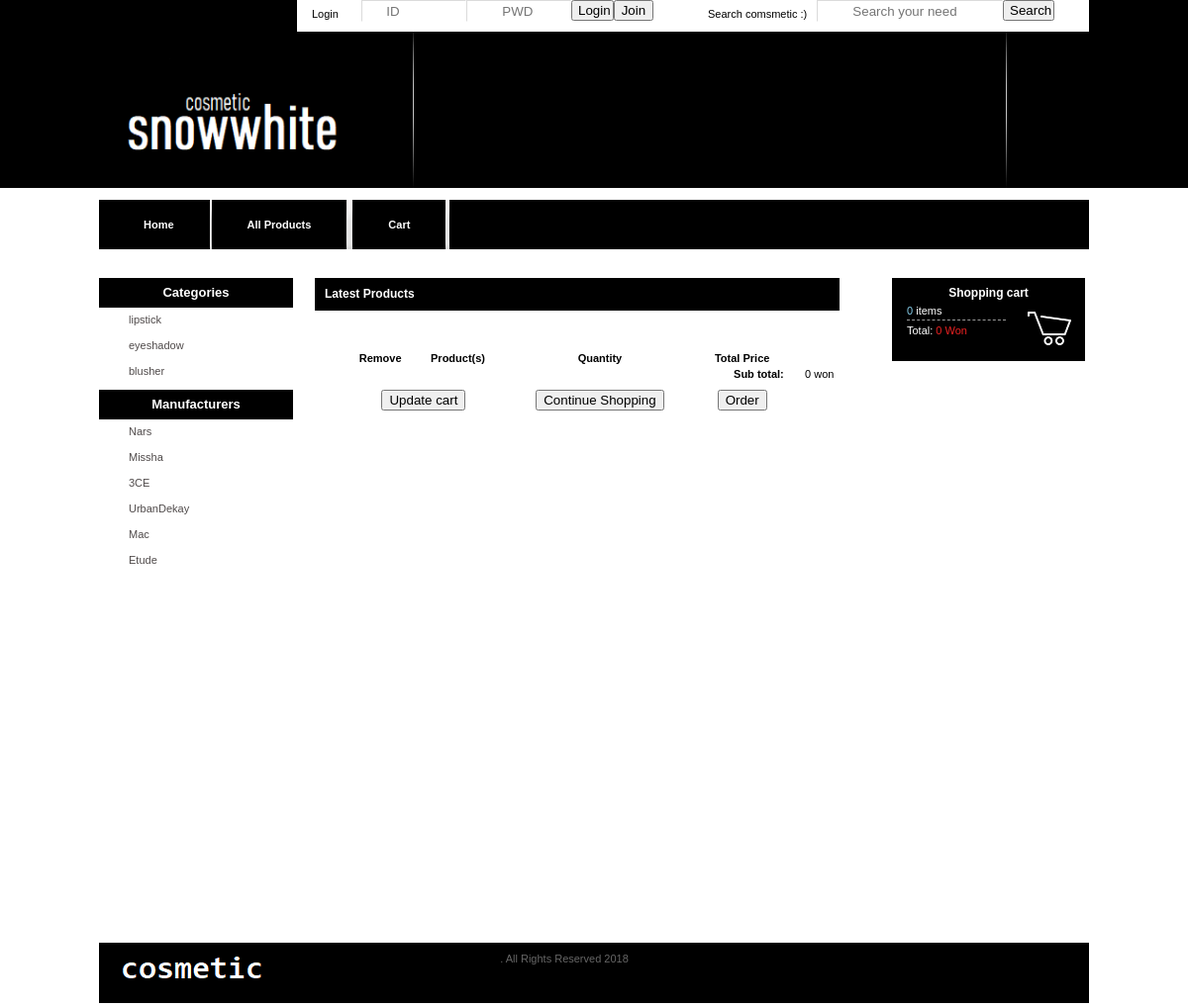
The app's page /cart.php with its own data.
### tables this page shows
CREATE TABLE `categories` (
  `cat_id` int(100) NOT NULL AUTO_INCREMENT,
  `cat_title` text NOT NULL,
  PRIMARY KEY (`cat_id`)
);

CREATE TABLE `brands` (
  `brand_id` int(100) NOT NULL AUTO_INCREMENT,
  `brand_title` text NOT NULL,
  PRIMARY KEY (`brand_id`)
);

### functions/functions.php (the view, shortened to what this page needs)
<?php
 $con = mysqli_connect("localhost","root","1234","cosmetic");
function getcats(){
	global $con;
	$get_cats = "select * from categories";
	$run_cats = mysqli_query($con,$get_cats);
	while($row_cats=mysqli_fetch_array($run_cats)){
		$cat_title = $row_cats['cat_title'];
        $cat_id = $row_cats['cat_id'];
    echo "<li class=even><a href='index.php?cat=$cat_id'>$cat_title</a></li>";
	}
}
function getbrands(){
	global $con;
	$get_brands = "select * from brands";
	$run_brands = mysqli_query($con,$get_brands);
	while($row_brands=mysqli_fetch_array($run_brands)){
		$brand_title = $row_brands['brand_title'];
        $brand_id = $row_brands['brand_id'];
    echo "<li class=even><a href='index.php?brand=$brand_id'>$brand_title</a></li>";
	}
}
function getip(){
   $ip = $_SERVER['REMOTE_ADDR'];
    return $ip;
}
function total_items(){
   if(isset($_GET['addcart'])){
     global $con;
     $ip = getip();
     $getitems = "select * from cart where ip_add = '$ip'";
     $run_getitems = mysqli_query($con,$getitems);
     $count_items = mysqli_num_rows($run_getitems);
   }
  else{
     global $con;
     $ip = getip();
     $getitems = "select * from cart where ip_add = '$ip'";
     $run_getitems = mysqli_query($con,$getitems);
     $count_items = mysqli_num_rows($run_getitems);
  }
   echo $count_items;
}
function total_price(){
   $total = 0;
   echo  $total. "&nbsp;Won";
}
?>

### style.css (style rules this page uses)
body { background:url(images/bg.jpg) no-repeat #fff center top; padding:0; font-family:Arial, Helvetica, sans-serif; font-size:11px; margin:0px auto auto auto; color:#000; }
ul.left_menu li { margin:0px; list-style:none; }
ul.left_menu li.even a { width:166px;height:25px;display:block; no-repeat left #eee6e6;background-position:5px 5px;border-bottom:1px #FFFFFF solid; text-decoration:none;color:#504b4b;padding:0 0 0 30px; line-height:25px; }

### records on screen
categories: cat_title "lipstick"
categories: cat_title "eyeshadow"
categories: cat_title "blusher"
brands: brand_title "Nars"
brands: brand_title "Missha"
brands: brand_title "3CE"
brands: brand_title "UrbanDekay"
brands: brand_title "Mac"
brands: brand_title "Etude"

### other values on screen
$total "0"
$count_items "0"
